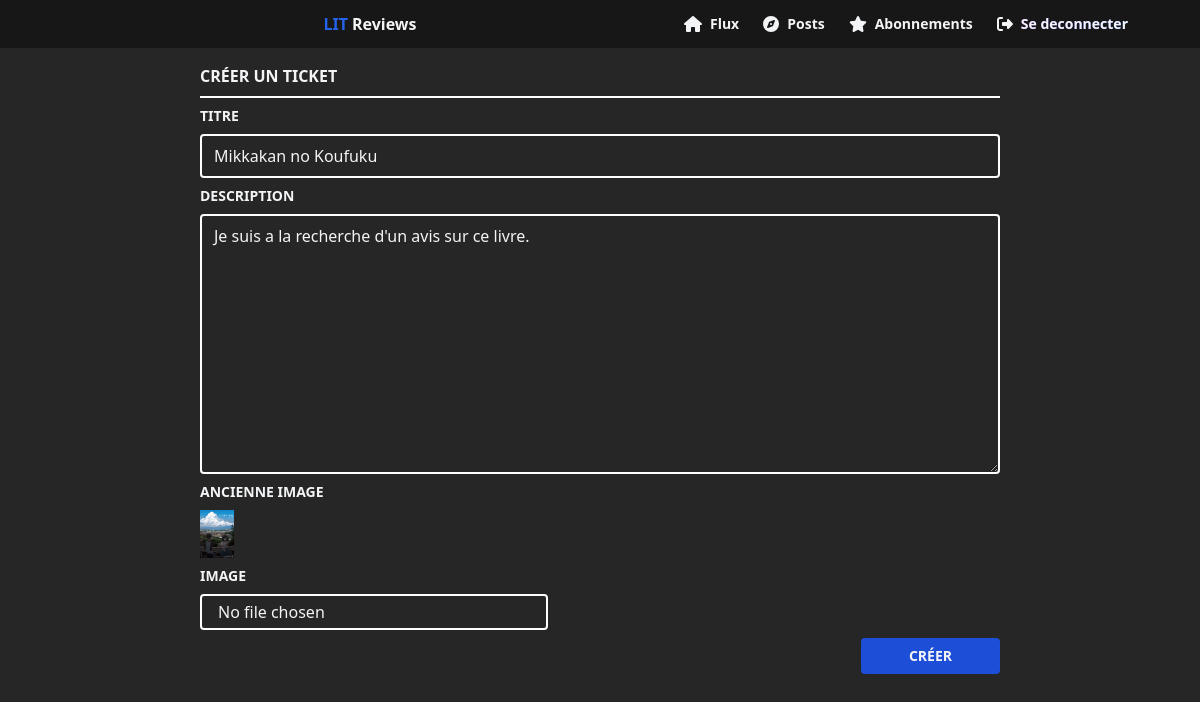
/create_ticket/9 (signed in), run on the app's committed database.
### reviews/models/Ticket.py (models this page shows)
class Ticket(models.Model):
    title = models.CharField(max_length=128)
    description = models.TextField(max_length=2048)
    user = models.ForeignKey(
        to=settings.AUTH_USER_MODEL, on_delete=models.CASCADE, blank=True)
    image = models.ImageField(upload_to='images/', null=True, blank=True)
    time_created = models.DateTimeField(auto_now_add=True)

### reviews/views/create_ticket.py (the view, shortened to what this page needs)
# urls.py: path('create_ticket', views.create_ticket_view, name='create_ticket'),
@login_required(login_url='/login')
def create_ticket_view(request, ticket_id=None):
    template = 'create_ticket.html'
    context = {}
    if ticket_id:
        if not Ticket.objects.filter(id=ticket_id).exists():
            return redirect('index')
        ticket = Ticket.objects.get(id=ticket_id)
        if not ticket.user == request.user:
            return redirect('index')
        context['ticket'] = ticket
    return render(request, template, context)

### reviews/templates/create_ticket.html (shortened to what this page needs)
{% extends '_base.html' %} {% block content %} {% include '_navbar.html' %}
<div class="flex flex-col w-3/4 py-4 mx-auto md:w-2/3 gap-y-4">
  <div class="flex flex-col w-full gap-y-2">
    <h3 class="font-semibold uppercase">Créer un ticket</h3>
    <div class="h-0.5 bg-white w-full"></div>
    <form
      method="post"
      class="flex flex-col gap-y-2"
      enctype="multipart/form-data"
    >
      <label for="title" class="text-sm font-semibold uppercase">Titre</label>
      <input
        type="text"
        name="title"
        id="title"
        placeholder="Titre"
        value="{{ ticket.title}}"
        required
        class="w-full transition-all duration-300 bg-transparent border-2 border-white rounded hover:border-purple-500 focus:ring-0 focus:border-white peer"
      />
      <label for="description" class="text-sm font-semibold uppercase"
        >Description</label
      >
      <textarea
        name="description"
        id="description"
        cols="30"
        rows="10"
        required
        placeholder="Description"
        class="w-full transition-all duration-300 bg-transparent border-2 border-white rounded hover:border-purple-500 focus:ring-0 focus:border-white peer"
      >{{ticket.description}}</textarea>
      {% if ticket.image and ticket.image.url %}
      <p class="text-sm font-semibold uppercase">Ancienne image</p>
      <img src="{{ticket.image.url}}" class="object-contain h-12 w-min"/>
      {% endif %}
      <label for="image" class="text-sm font-semibold uppercase">Image</label>
      <input
        type="file"
        name="image"
        id="image"
        accept="image/*"
        class="px-4 py-1 transition-all duration-300 bg-transparent border-2 border-white rounded cursor-pointer file:hidden w-min hover:border-purple-500 focus:ring-0 focus:border-white peer"
      />
      <button
        class="flex items-center justify-center px-12 py-2 ml-auto text-sm font-semibold text-center uppercase transition-all duration-300 bg-blue-700 rounded w-max hover:bg-blue-500"
      >
      {% if review %}Editer{%else%}Créer{% endif %}
      </button>
    </form>
  </div>
</div>
{% endblock content %}

### data on the page
Ticket: title "Mikkakan no Koufuku", description "Je suis a la recherche d'un avis sur ce livre.", image (picture)
